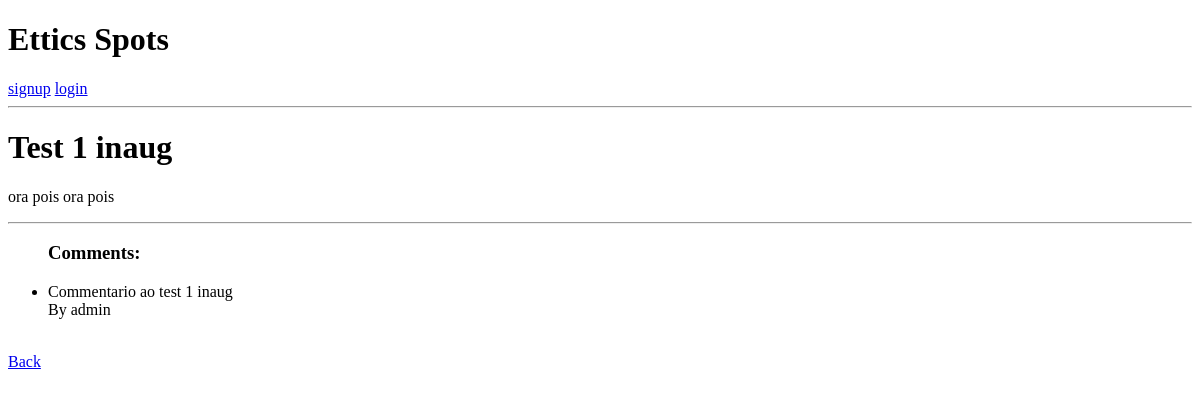
/Programação Web/1, run on an earlier commit of the app's database.
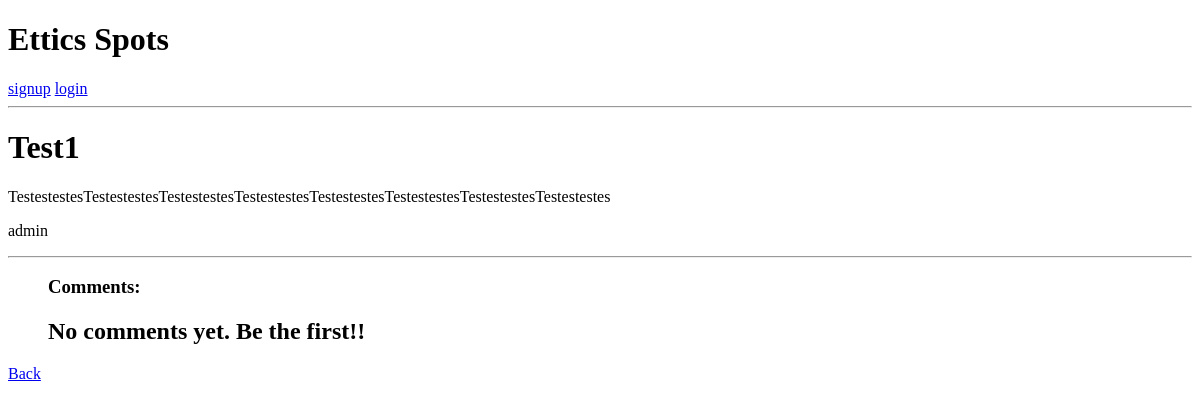
And on a later commit of the database.
### spots/models.py (models this page shows, shortened)
class Post(models.Model):
    id=models.BigAutoField(primary_key=True)
    title=models.CharField(max_length=50)
    body=models.TextField(null=False, blank=False)
    date=models.DateTimeField(auto_now_add=True)
    user=models.ForeignKey(get_user_model(), on_delete=models.CASCADE)
    spotparent=models.ForeignKey(Spot, on_delete=models.CASCADE)
    up=models.PositiveIntegerField(default=0)
    down=models.PositiveIntegerField(default=0)

class Comment(models.Model):
    id=models.BigAutoField(primary_key=True)
    body=models.TextField(null=False, blank=False)
    user=models.ForeignKey(get_user_model(), on_delete=models.CASCADE)
    date=models.DateTimeField(auto_now_add=True)
    postparent=models.ForeignKey(Post, on_delete=models.CASCADE)
    up=models.PositiveIntegerField(default=0)
    down=models.PositiveIntegerField(default=0)

### spots/views.py (the view)
# urls.py: path("<str:post_title>/<int:post_id>", views.showpost, name="post"),
def showpost(request, post_title, post_id):
    post = Post.objects.get(id=post_id)
    QuerySet = Comment.objects.filter(postparent=post)
    context = {
        'object': QuerySet,
        'post': post
    }
    return render(request, "spots/comments_view.html", context)

### spots/templates/spots/comments_view.html
{% extends "spots/base.html" %}
{% block 'content' %}
<h1>{{post.title}}</h1>
<p>{{post.body}}</p>
<p>{{post.user}}</p>
<hr>
<ul>
    <h3>Comments:</h3>
    {% for value in object %}
        <li>{{ value.body }} <br> By {{ value.user }}
        </li>
        <br>
    {% empty %}
    <h2>No comments yet. Be the first!!</h2>
    {% endfor %}
</ul>
<a href={% url 'spot' post.spotparent.id %}>Back</a>
{% endblock %}

What changed in the data, as far as the page shows it:
removed Comment: body "Commentario ao test 1 inaug", user "admin"
changed Post: title "Test 1 inaug" → "Test1"; body "ora pois ora pois" → "TestestestesTestestestesTestestestesTestestestesTestestestesTestestestesTestestestesTestestestes"; user (not shown) → "admin"
Also different on the page:
text now shown: "No comments yet. Be the first!!"
